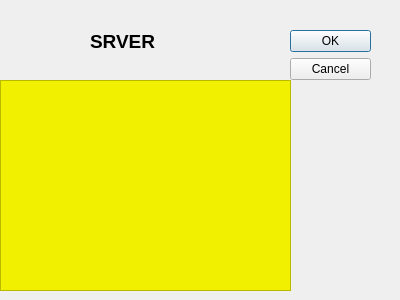
<?xml version="1.0" encoding="UTF-8"?>
<ui version="4.0">
 <class>Dialog</class>
 <widget class="QDialog" name="Dialog">
  <property name="geometry">
   <rect>
    <x>0</x>
    <y>0</y>
    <width>400</width>
    <height>300</height>
   </rect>
  </property>
  <property name="windowTitle">
   <string>Dialog</string>
  </property>
  <widget class="QDialogButtonBox" name="buttonBox">
   <property name="geometry">
    <rect>
     <x>290</x>
     <y>30</y>
     <width>81</width>
     <height>241</height>
    </rect>
   </property>
   <property name="orientation">
    <enum>Qt::Vertical</enum>
   </property>
   <property name="standardButtons">
    <set>QDialogButtonBox::Cancel|QDialogButtonBox::Ok</set>
   </property>
  </widget>
  <widget class="QFrame" name="serverConsole">
   <property name="geometry">
    <rect>
     <x>0</x>
     <y>80</y>
     <width>291</width>
     <height>211</height>
    </rect>
   </property>
   <property name="styleSheet">
    <string notr="true">background-color: rgb(240, 240, 0);</string>
   </property>
   <property name="frameShape">
    <enum>QFrame::StyledPanel</enum>
   </property>
   <property name="frameShadow">
    <enum>QFrame::Raised</enum>
   </property>
  </widget>
  <widget class="QLabel" name="label">
   <property name="geometry">
    <rect>
     <x>90</x>
     <y>30</y>
     <width>101</width>
     <height>21</height>
    </rect>
   </property>
   <property name="text">
    <string>&lt;!DOCTYPE HTML PUBLIC &quot;-//W3C//DTD HTML 4.0//EN&quot; &quot;http://www.w3.org/TR/REC-html40/strict.dtd&quot;&gt;
&lt;html&gt;&lt;head&gt;&lt;meta name=&quot;qrichtext&quot; content=&quot;1&quot; /&gt;&lt;style type=&quot;text/css&quot;&gt;
p, li { white-space: pre-wrap; }
&lt;/style&gt;&lt;/head&gt;&lt;body style=&quot; font-family:'Sans'; font-size:10pt; font-weight:400; font-style:normal;&quot;&gt;
&lt;p style=&quot; margin-top:0px; margin-bottom:0px; margin-left:0px; margin-right:0px; -qt-block-indent:0; text-indent:0px;&quot;&gt;&lt;span style=&quot; font-size:14pt; font-weight:600;&quot;&gt;SRVER&lt;/span&gt;&lt;/p&gt;&lt;/body&gt;&lt;/html&gt;</string>
   </property>
  </widget>
 </widget>
 <resources/>
 <connections>
  <connection>
   <sender>buttonBox</sender>
   <signal>accepted()</signal>
   <receiver>Dialog</receiver>
   <slot>accept()</slot>
   <hints>
    <hint type="sourcelabel">
     <x>248</x>
     <y>254</y>
    </hint>
    <hint type="destinationlabel">
     <x>157</x>
     <y>274</y>
    </hint>
   </hints>
  </connection>
  <connection>
   <sender>buttonBox</sender>
   <signal>rejected()</signal>
   <receiver>Dialog</receiver>
   <slot>reject()</slot>
   <hints>
    <hint type="sourcelabel">
     <x>316</x>
     <y>260</y>
    </hint>
    <hint type="destinationlabel">
     <x>286</x>
     <y>274</y>
    </hint>
   </hints>
  </connection>
  <connection>
   <sender>Dialog</sender>
   <signal>accepted()</signal>
   <receiver>serverConsole</receiver>
   <slot>repaint()</slot>
   <hints>
    <hint type="sourcelabel">
     <x>240</x>
     <y>62</y>
    </hint>
    <hint type="destinationlabel">
     <x>227</x>
     <y>108</y>
    </hint>
   </hints>
  </connection>
 </connections>
</ui>
